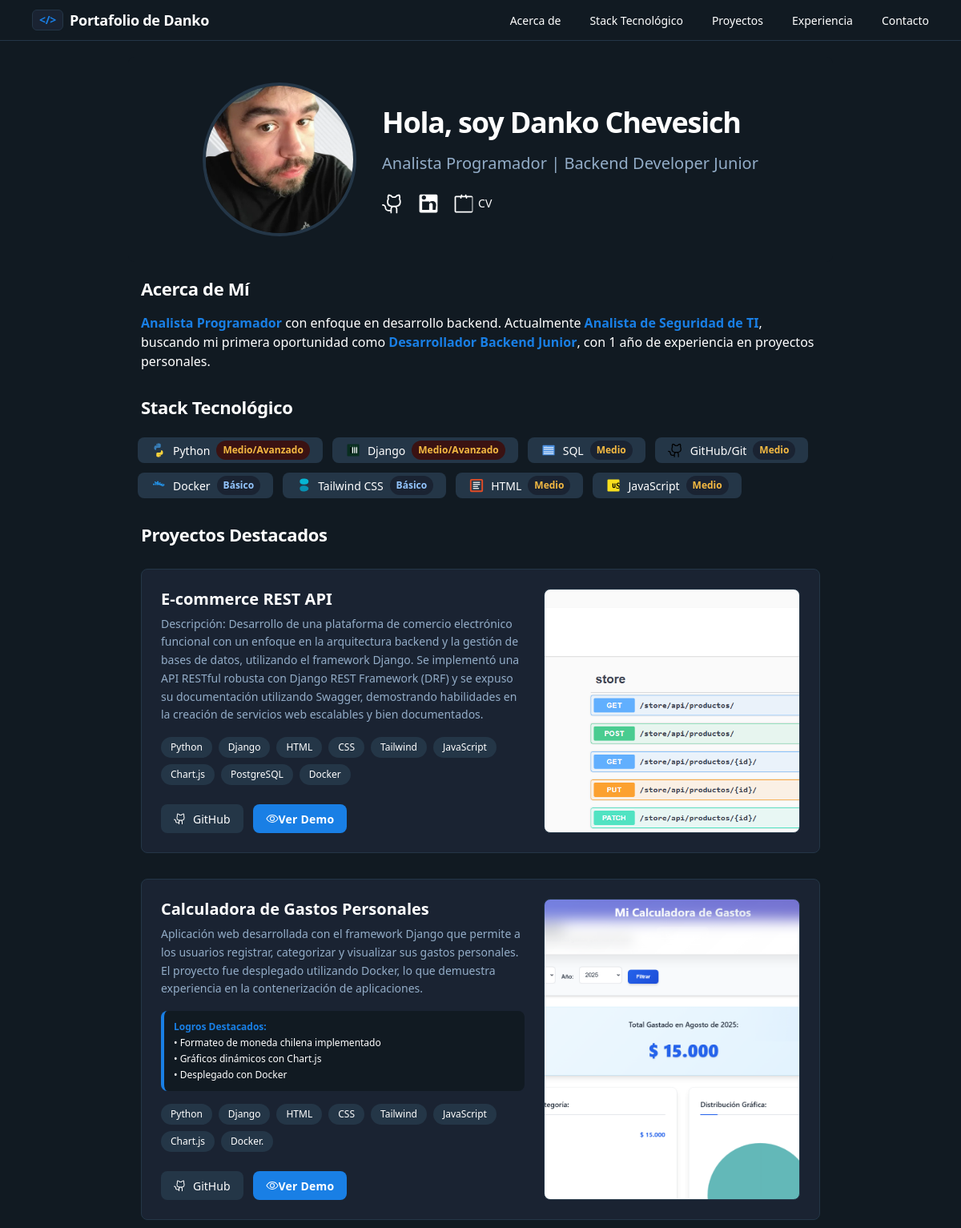
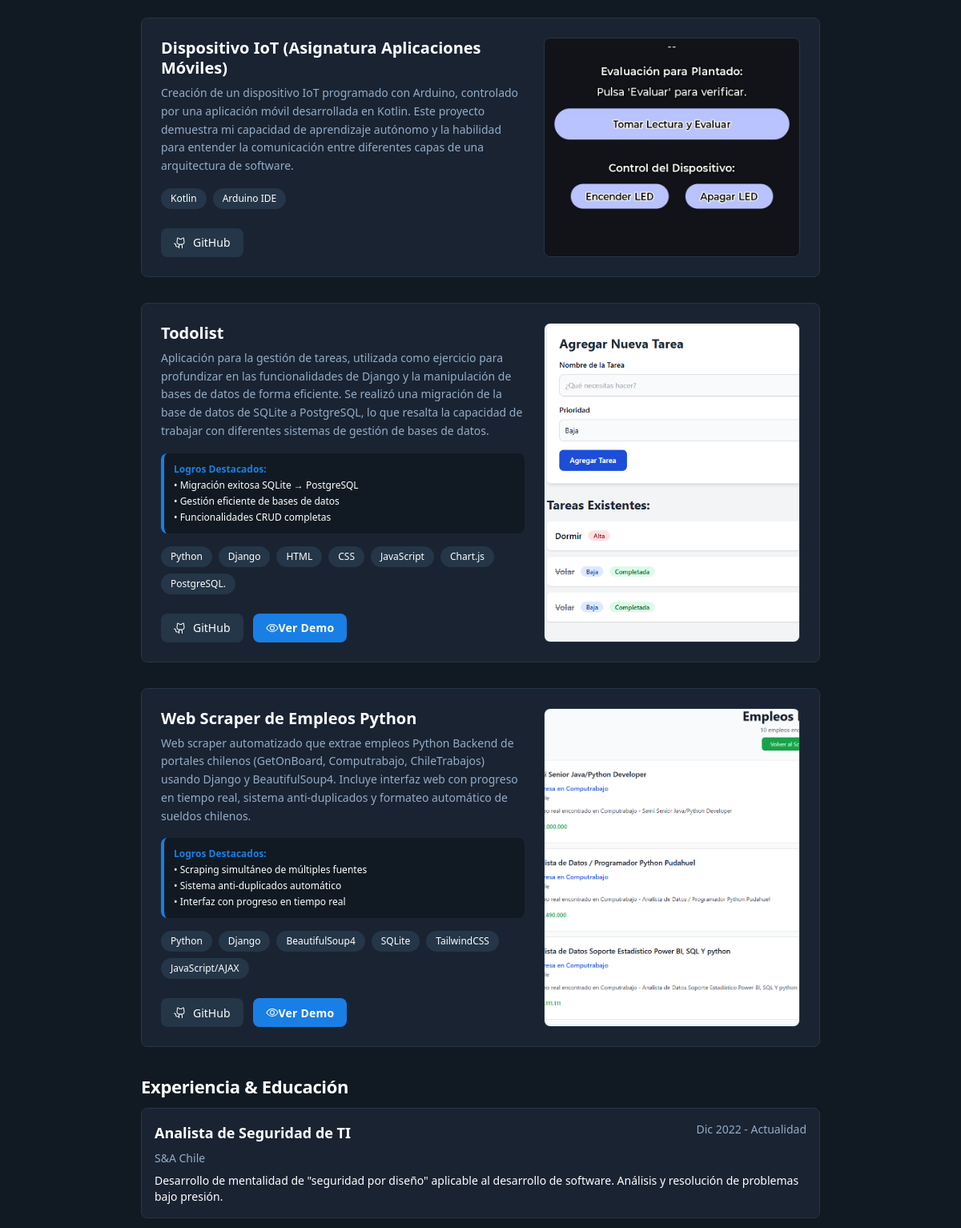
The app's page / (upper part), older data (2 pictures, top to bottom).
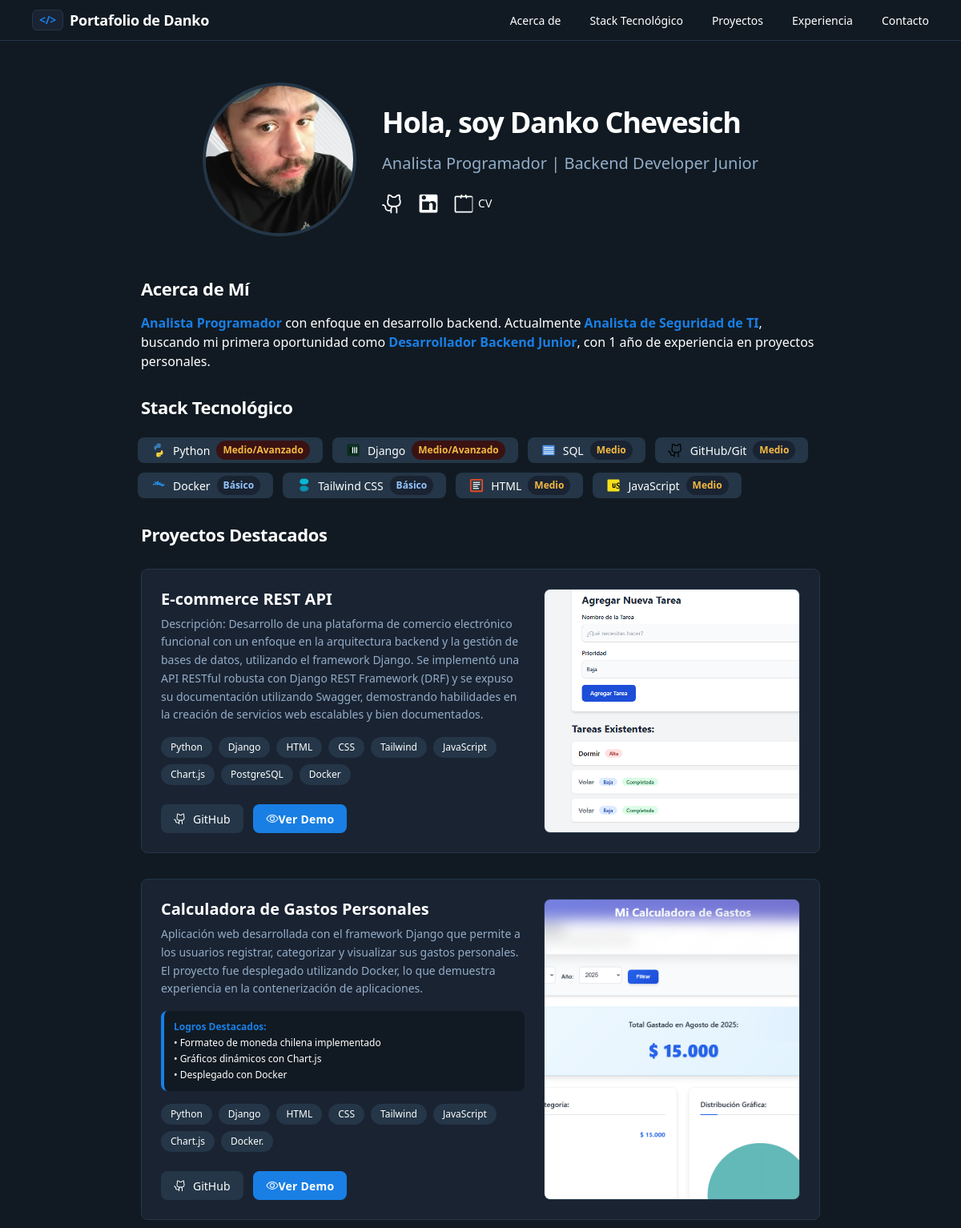
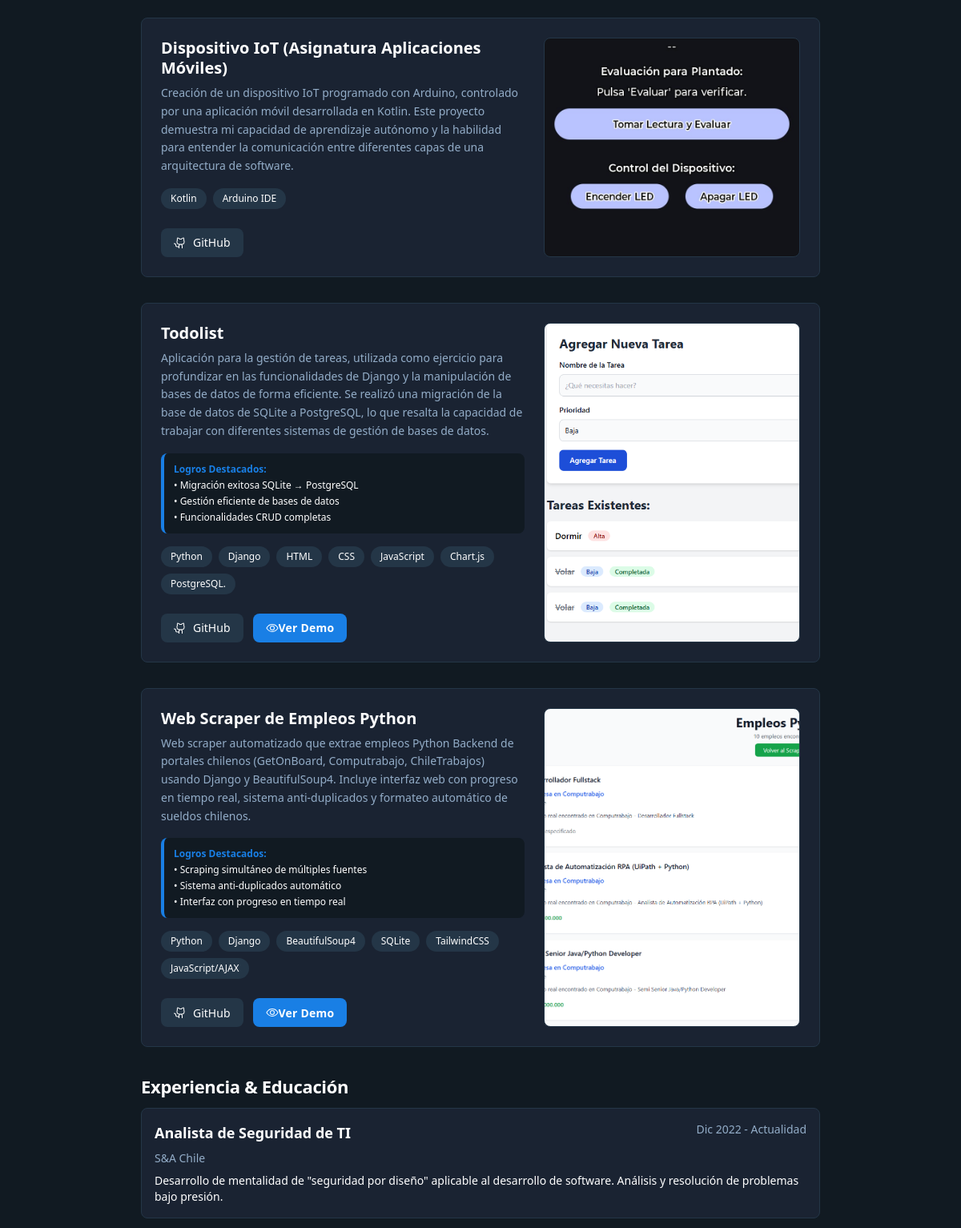
The same page, newer data (2 pictures, top to bottom).
### projects/models.py (models this page shows, shortened)
class Project(models.Model):
    CATEGORY_CHOICES = [
        ('web_app', 'Aplicación Web'),
        ('api', 'API REST'),
        ('automation', 'Automatización'),
        ('iot', 'IoT'),
        ('other', 'Otro'),
    ]
    name = models.CharField(max_length=200)
    description = models.TextField()
    short_description = models.CharField(max_length=150, help_text="Descripción corta para preview", blank=True)
    image = models.CharField(max_length=255, blank=True, null=True, help_text="Path to static image (e.g., 'img/calculadora.PNG')")
    github_link = models.URLField(max_length=200, blank=True, null=True)
    demo_link = models.URLField(max_length=200, blank=True, null=True)
    technologies = models.CharField(max_length=200, help_text="Comma-separated list of technologies (e.g., Python, Django, PostgreSQL)")
    category = models.CharField(max_length=20, choices=CATEGORY_CHOICES, default='web_app')
    featured = models.BooleanField(default=False, help_text="Marcar como proyecto destacado")
    achievements = models.TextField(blank=True, help_text="Logros específicos del proyecto (separados por líneas)")
    created_date = models.DateField(default=timezone.now)
    order = models.IntegerField(default=0, help_text="Orden de visualización (menor número = primero)")
    class Meta:
        ordering = ['-featured', 'order', '-created_date']
    @property
    def technologies_list(self):
        if self.technologies:
            return [tech.strip() for tech in self.technologies.split(',')]
        return []

### projects/views.py (the view)
# urls.py: path('', views.home, name='home'),
def home(request):
    projects = Project.objects.all()
    if request.method == 'POST':
        form = ContactForm(request.POST)
        if form.is_valid():
            name = form.cleaned_data['name']
            email = form.cleaned_data['email']
            message = form.cleaned_data['message']
            try:
                send_mail(
                    f'Mensaje de contacto de {name}',
                    f'De: {email}\n\nMensaje:\n{message}',
                    settings.EMAIL_HOST_USER,  # Remitente
                    [settings.EMAIL_RECEIVER],  # Destinatario
                    fail_silently=False,
                )
                return redirect('home') # Redirige para evitar reenvío del formulario
            except Exception as e:
                print(f"Error al enviar correo: {e}")
    else:
        form = ContactForm()
    return render(request, 'index.html', {'projects': projects, 'form': form})

### templates/index.html (shortened to what the changed rows need)
{% extends 'base.html' %}
{% load static %}
{% block content %}
<div class="relative flex size-full min-h-screen flex-col bg-[#111a22] dark group/design-root overflow-x-hidden" style='font-family: Manrope, "Noto Sans", sans-serif;'>
      <div class="layout-container flex h-full grow flex-col">
        <header class="flex items-center justify-between whitespace-nowrap border-b border-solid border-b-[#243647] px-10 py-3">
          <div class="flex items-center gap-4 text-white">
            <h2 class="text-white text-lg font-bold leading-tight tracking-[-0.015em] flex items-center gap-2">
              <span class="inline-flex items-center justify-center text-[#197fe5] bg-[#1a2332] border border-[#243647] rounded-md px-2 py-0.5 text-sm">&lt;/&gt;</span>
              Portafolio de Danko
            </h2>
          </div>
        </header>
        <div class="px-40 flex flex-1 justify-center py-5">
          <div class="layout-content-container flex flex-col max-w-[960px] flex-1">
            <div class=" @container">
              <div class=" @[480px]:p-4">
                <div class="flex flex-col md:flex-row items-center justify-center gap-8 p-4 md:p-8 bg-[#111a22] rounded-lg">
                  <div class="flex flex-col gap-4 text-center md:text-left">
                    <h1 class="text-white text-4xl font-black leading-tight tracking-[-0.033em] @[480px]:text-5xl">
                      Hola, soy Danko Chevesich
                    </h1>
                  </div>
                </div>
              </div>
            </div>
            <h2 id="acerca" class="text-white text-[22px] font-bold leading-tight tracking-[-0.015em] px-4 pb-3 pt-5">Acerca de Mí</h2>
            <h2 id="stack" class="text-white text-[22px] font-bold leading-tight tracking-[-0.015em] px-4 pb-3 pt-5">Stack Tecnológico</h2>
            <h2 id="proyectos" class="text-white text-[22px] font-bold leading-tight tracking-[-0.015em] px-4 pb-3 pt-5">Proyectos Destacados</h2>
            {% for project in projects %}
            <div class="p-4">
              <div class="bg-[#1a2332] rounded-lg border border-[#243647] hover:border-[#197fe5] transition-all duration-300 hover:shadow-lg hover:shadow-[#197fe5]/20">
                <div class="flex flex-col lg:flex-row items-stretch gap-6 p-6">
                  <div class="flex flex-[2_2_0px] flex-col gap-4">
                    <div class="flex flex-col gap-2">
                      <div class="flex items-center gap-2">
                        <h3 class="text-white text-xl font-bold leading-tight">{{ project.name }}</h3>
                      </div>
                      <p class="text-[#93adc8] text-sm font-normal leading-relaxed">{{ project.description }}</p>
                    </div>
                    {% if project.name == "E-commerce" %}
                    <div class="bg-[#111a22] rounded-lg p-3 border-l-4 border-[#197fe5]">
                      <p class="text-[#197fe5] text-xs font-semibold mb-1">Logros Destacados:</p>
                      <ul class="text-white text-xs space-y-1">
                        <li>• API RESTful robusta con Django REST Framework</li>
                        <li>• Documentación completa con Swagger</li>
                        <li>• Arquitectura backend escalable</li>
                      </ul>
                    </div>
                    {% elif project.name == "Calculadora de Gastos Personales" %}
                    <div class="bg-[#111a22] rounded-lg p-3 border-l-4 border-[#197fe5]">
                      <p class="text-[#197fe5] text-xs font-semibold mb-1">Logros Destacados:</p>
                      <ul class="text-white text-xs space-y-1">
                        <li>• Formateo de moneda chilena implementado</li>
                        <li>• Gráficos dinámicos con Chart.js</li>
                        <li>• Desplegado con Docker</li>
                      </ul>
                    </div>
                    {% elif project.name == "Web Scraper de Empleos Python" %}
                    <div class="bg-[#111a22] rounded-lg p-3 border-l-4 border-[#197fe5]">
                      <p class="text-[#197fe5] text-xs font-semibold mb-1">Logros Destacados:</p>
                      <ul class="text-white text-xs space-y-1">
                        <li>• Scraping simultáneo de múltiples fuentes</li>
                        <li>• Sistema anti-duplicados automático</li>
                        <li>• Interfaz con progreso en tiempo real</li>
                      </ul>
                    </div>
                    {% endif %}
                    {% if project.technologies %}
                    <div class="flex gap-2 flex-wrap">
                      {% for tech in project.technologies_list %}
                      <span class="text-white text-xs font-medium leading-normal bg-[#243647] hover:bg-[#197fe5] transition-colors duration-200 rounded-full px-3 py-1">{{ tech }}</span>
                      {% endfor %}
                    </div>
                    {% endif %}
                    <div class="flex gap-3 pt-2">
                      {% if project.github_link %}
                      <a href="{{ project.github_link }}" target="_blank" class="flex min-w-[100px] cursor-pointer items-center justify-center overflow-hidden rounded-lg h-9 px-4 bg-[#243647] hover:bg-[#2d3748] text-white gap-2 text-sm font-medium leading-normal transition-all duration-200 w-fit">
                        <span class="truncate">GitHub</span>
                      </a>
                      {% endif %}
                      {% if project.demo_link %}
                      <a href="{{ project.demo_link }}" target="_blank" class="flex min-w-[100px] cursor-pointer items-center justify-center overflow-hidden rounded-lg h-9 px-4 bg-[#197fe5] hover:bg-[#1565c0] text-white text-sm font-bold leading-normal tracking-[0.015em] transition-all duration-200 w-fit">
                        <span class="truncate">Ver Demo</span>
                      </a>
                      {% endif %}
                    </div>
                  </div>
                  {% if project.image %}
                  <div class="lg:w-80 w-full">
                    <div class="w-full h-48 lg:h-full bg-center bg-no-repeat bg-cover rounded-lg border border-[#243647] hover:border-[#197fe5] transition-all duration-300" style='background-image: url("{% static project.image %}");'></div>
                  </div>
                  {% endif %}
                </div>
              </div>
            </div>
            {% endfor %}
            <h2 id="experiencia" class="text-white text-[22px] font-bold leading-tight tracking-[-0.015em] px-4 pb-3 pt-5">Experiencia & Educación</h2>
          </div>
        </div>
      </div>
    </div>
{% endblock %}

Row changes from the older to the newer data that the page shows:
changed Project "E-commerce REST API": image: a different picture
changed Project "Web Scraper de Empleos Python": image: a different picture
